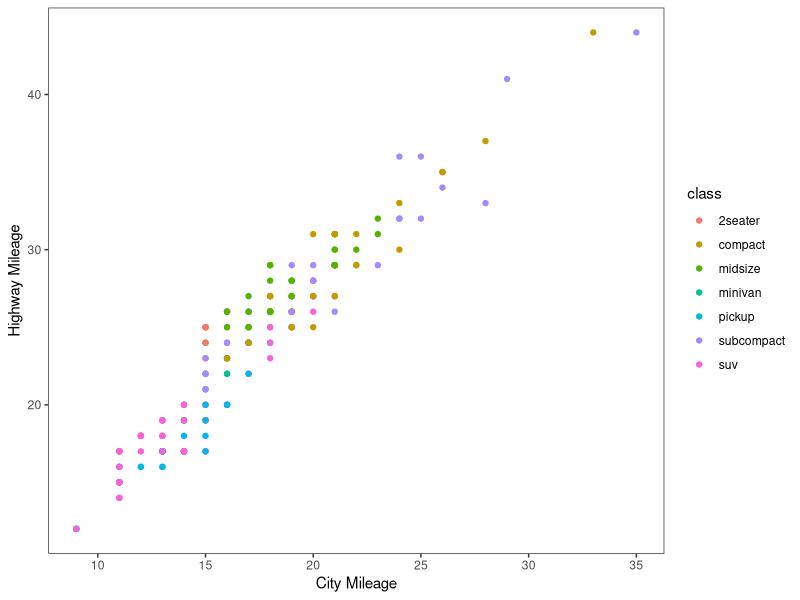
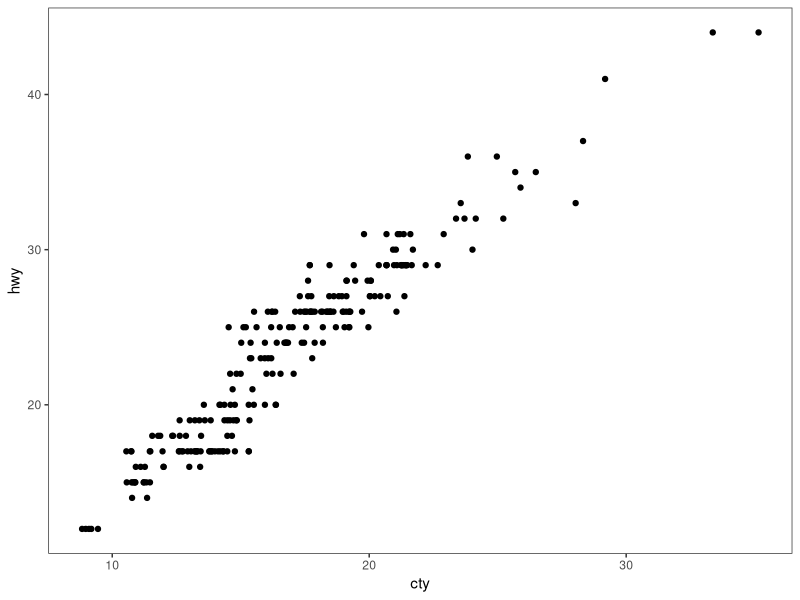
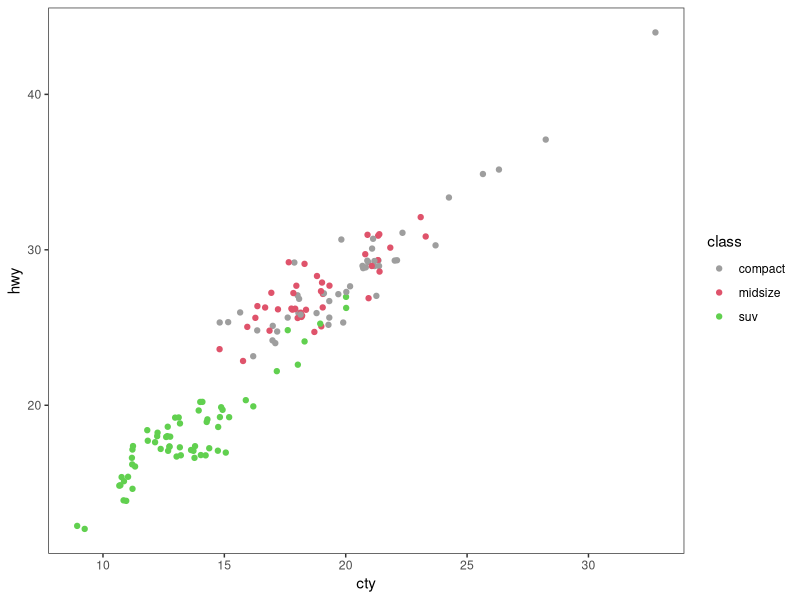
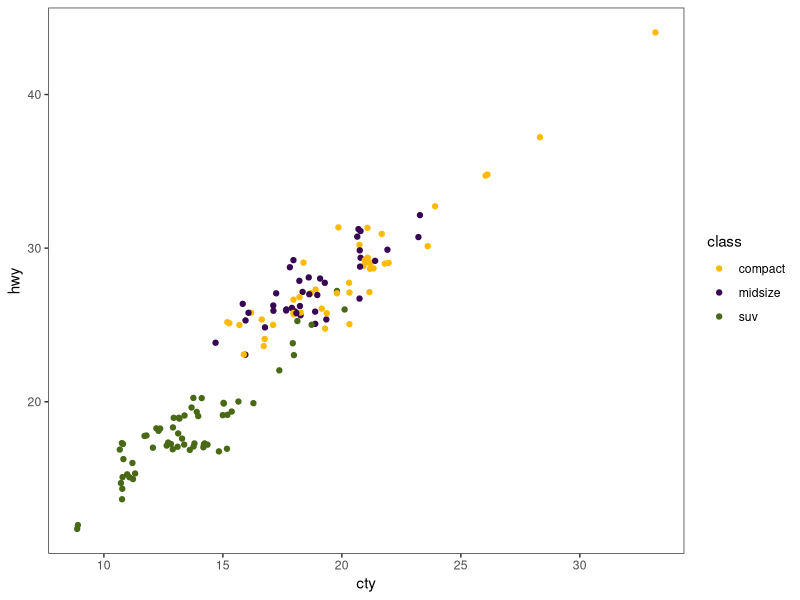
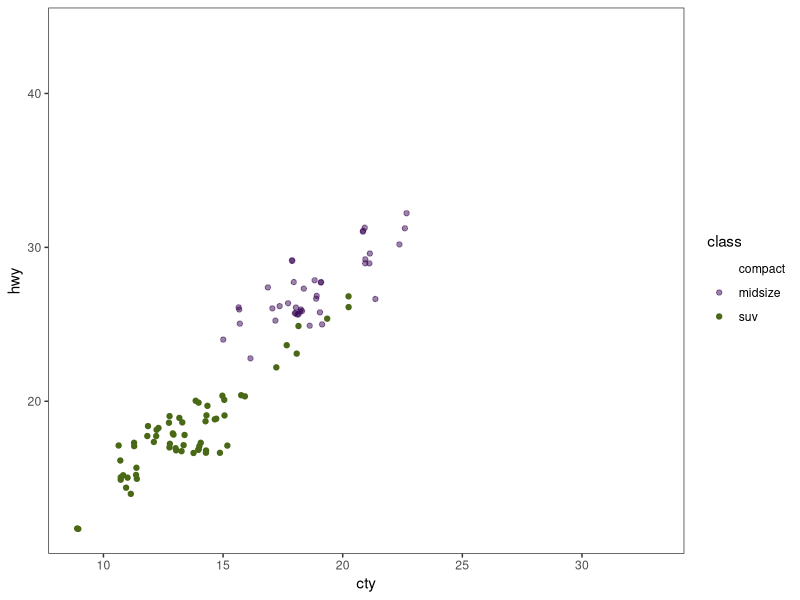
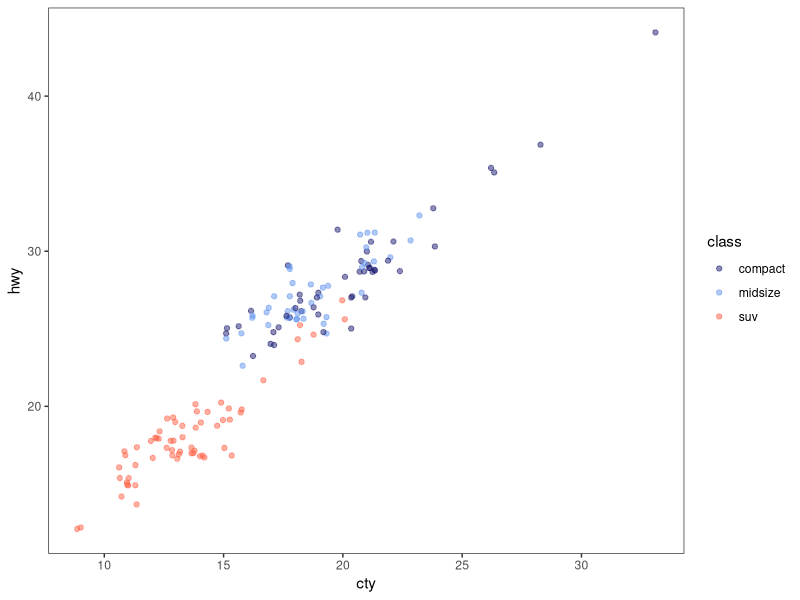

Write R code to recreate these figures, in order.
## ---- chunk 1
knitr::opts_knit$set(root.dir = '~/Desktop/BIO_400X_R/UNCG_DataWrangling')
## ---- chunk 2
library(tidyverse)
library(dplyr)

# Read in the CSV files
N_data <- read.csv("PBG_N_compiled_raw_2021.csv")
P_data <- read.csv("PBG_P_compiled_raw_2021.csv")

# Bind the N and P files together
NP_data <- rbind(N_data,P_data) %>%
        filter(grepl("U",sample)) %>% 
        group_by(Sample,test) %>% 
        filter(dilution==max(dilution))

#Separate column Sample into four separate columns
NP_datasplit <- separate(NP_data, Sample, into = c("watershed", "transect", "plot", "col4"), sep = "-") %>% 

#Remove the 4th column created by the split above
        select(-col4)

#Join NP_datasplit & PBG_trts
PBG_trts <- read.csv("PBG_trts.csv")
#Clean PBG_trts data, split columns
PBG_combined <- merge(NP_datasplit,PBG_trts, by = c("watershed", "transect","plot"), all.x = TRUE) %>% 
        group_by(treatment) %>% 
mutate(test=ifelse(test=="HCl PO4_1",
    "Phosphate",ifelse(test=="KCL NO3_NO2 2", "Nitrate", "Ammonia"
  )))
###Create boxplot graph by Tx 

## ---- chunk 3
library(tidyverse)
## ---- chunk 4
theme_set(theme_bw())
theme_update(panel.grid.major = element_blank(),
             panel.grid.minor = element_blank())
## ---- chunk 5
data(mpg, package = "ggplot2")
## ---- chunk 6
ggplot(data=mpg, aes(x=cty, y=hwy, color=class)) + 
  geom_point() +
  xlab('City Mileage') + ylab('Highway Mileage')
## ---- chunk 7
ggplot(data=mpg, aes(x=cty, y=hwy)) + 
  geom_jitter(width=0.5, height=0)
## ---- chunk 8
mpgSubset <- mpg %>% 
  filter(class %in% c('compact', 'midsize', 'suv'))
## ---- chunk 9
ggplot(data=mpgSubset, aes(x=cty, y=hwy, color=class)) +
  geom_jitter() +
  scale_color_manual(values=c(576, 378, 267))
## ---- chunk 10
ggplot(data=mpgSubset, aes(x=cty, y=hwy, color=class)) +
  geom_jitter() +
  scale_color_manual(values=c('#FCBA03', '#380754', '#496916'))
## ---- chunk 11
ggplot(data=mpgSubset, aes(x=cty, y=hwy, color=class)) +
  geom_jitter() +
  scale_color_manual(values=c('#FCBA0300', '#38075480', '#496916FF'))
## ---- chunk 12
ggplot(data=mpgSubset, aes(x=cty, y=hwy, color=class)) +
  geom_jitter() +
  scale_color_manual(values=c(rgb(.10, .10, .44, .5), rgb(.39, .58, .93, .5), rgb(1.0, .39, .28, .5)))
